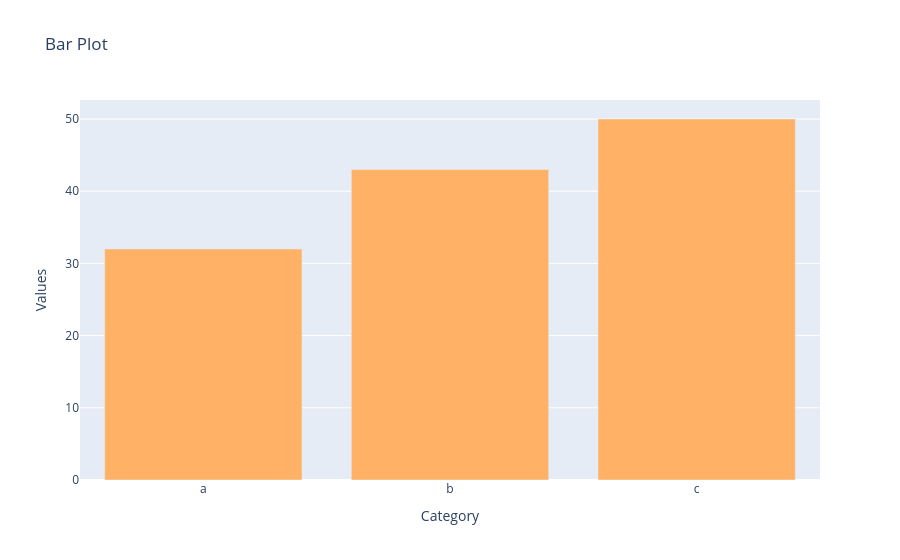

This figure's notebook cell:
### Markdown cell above
## Bar chart

### Code cell
import plotly.express as px

fig = px.bar(df2, x="Category", y="Values", title="Bar Plot")
fig.update_traces(marker_color="#ffb266")
fig.show()

### Figure 1 — Plotly figure (JSON) as saved in the notebook; plotly's stock layout.template omitted (floating-point values rounded to 4 significant figures)
{"data": [{"hovertemplate": "Category=%{x}<br>Values=%{y}<extra></extra>", "legendgroup": "", "marker": {"color": "#ffb266", "pattern": {"shape": ""}}, "name": "", "orientation": "v", "showlegend": false, "textposition": "auto", "type": "bar", "x": ["a", "b", "c"], "xaxis": "x", "y": [32, 43, 50], "yaxis": "y"}], "layout": {"barmode": "relative", "legend": {"tracegroupgap": 0}, "title": {"text": "Bar Plot"}, "xaxis": {"anchor": "y", "domain": [0, 1], "title": {"text": "Category"}}, "yaxis": {"anchor": "x", "domain": [0, 1], "title": {"text": "Values"}}}}
